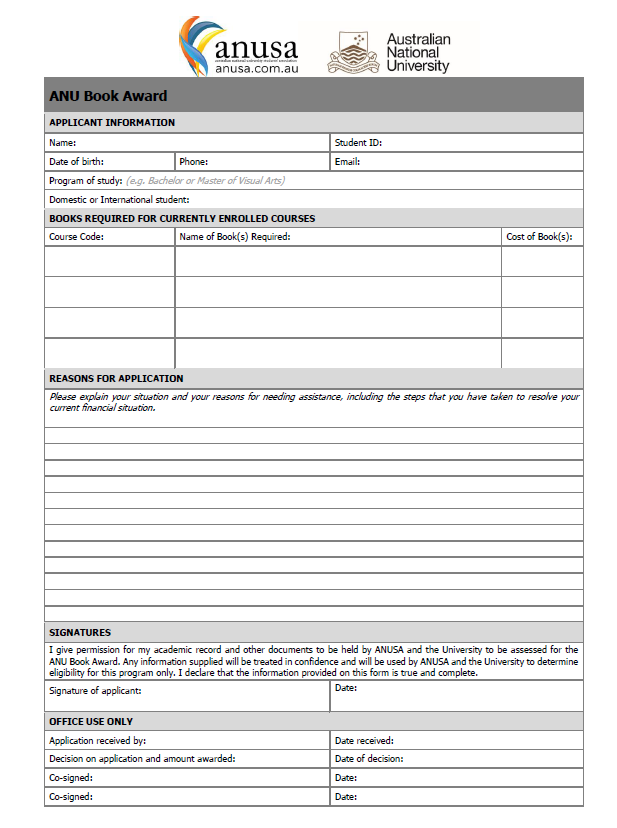
#> input picture test/viewer/1.jpg, 617 x 828 px
$ python cnt_uied_rectangle.py   (older library calls are emulated)
#> lines starting #> are read from the running program, lines starting #| are printed output that depends on the picture; after the words box and inside, x2 and y2 are one past the last pixel; in counts of white or black regions, pixels touching at a corner belong together
#> further down, img is the input picture: shape (828, 617, 3); mean B, G, R 233.8, 233.8, 233.8
import cv2
import numpy as np


def gray_to_gradient(img):
    if len(img.shape) == 3:
        img = cv2.cvtColor(img, cv2.COLOR_BGR2GRAY)
    img_f = np.copy(img)
    img_f = img_f.astype("float")

    kernel_h = np.array([[0,0,0], [0,-1.,1.], [0,0,0]])
    kernel_v = np.array([[0,0,0], [0,-1.,0], [0,1.,0]])
    dst1 = abs(cv2.filter2D(img_f, -1, kernel_h))
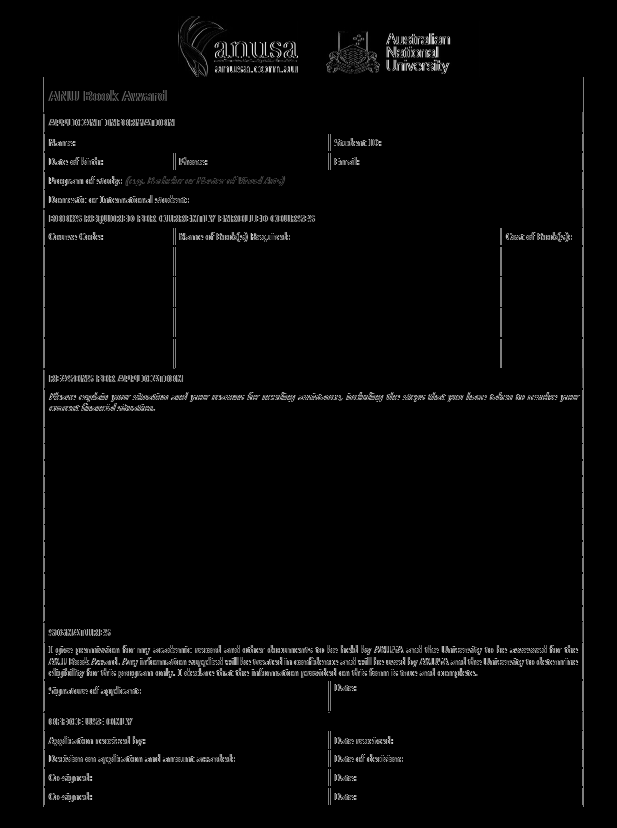
#> dst1: shape (828, 617) float64; min 0, max 247, mean 5.6
    dst2 = abs(cv2.filter2D(img_f, -1, kernel_v))
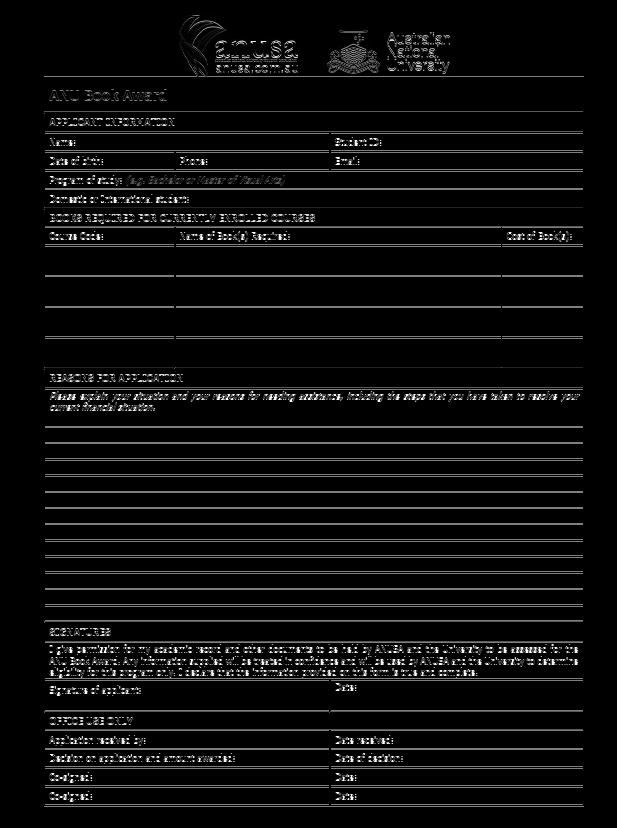
#> dst2: shape (828, 617) float64; min 0, max 255, mean 13.1
    gradient = (dst1 + dst2).astype('uint8')
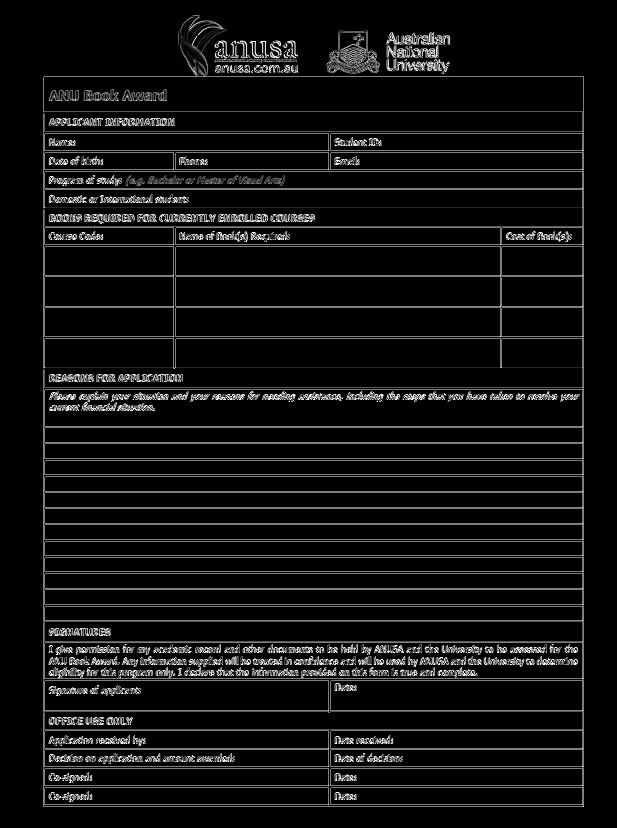
#> gradient: shape (828, 617); min 0, max 255, mean 17.1
    return gradient


def binarization(org, grad_min, show=False, write_path=None, wait_key=0):
    grey = cv2.cvtColor(org, cv2.COLOR_BGR2GRAY)
    grad = gray_to_gradient(grey)        # get RoI with high gradient
    rec, bin = cv2.threshold(grad, grad_min, 255, cv2.THRESH_BINARY)
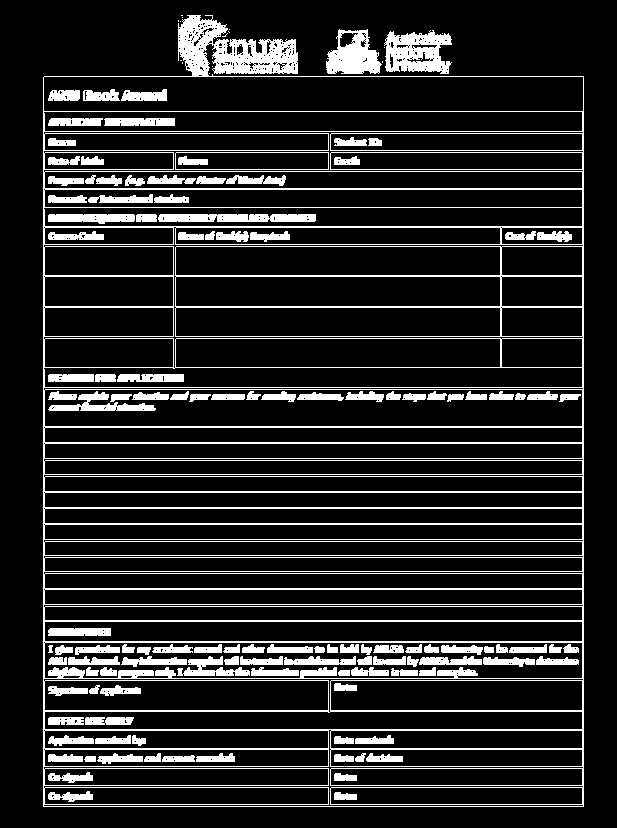
#> bin: shape (828, 617); 14.8% white; 142 white regions (15 under 20 px), largest, box (x1, y1, x2, y2) and area: (43, 15, 584, 807) 43845, (384, 30, 452, 74) 2003, (326, 29, 382, 74) 1594
#> rec = 2
    morph = cv2.morphologyEx(bin, cv2.MORPH_CLOSE, (3, 3))  # remove noises
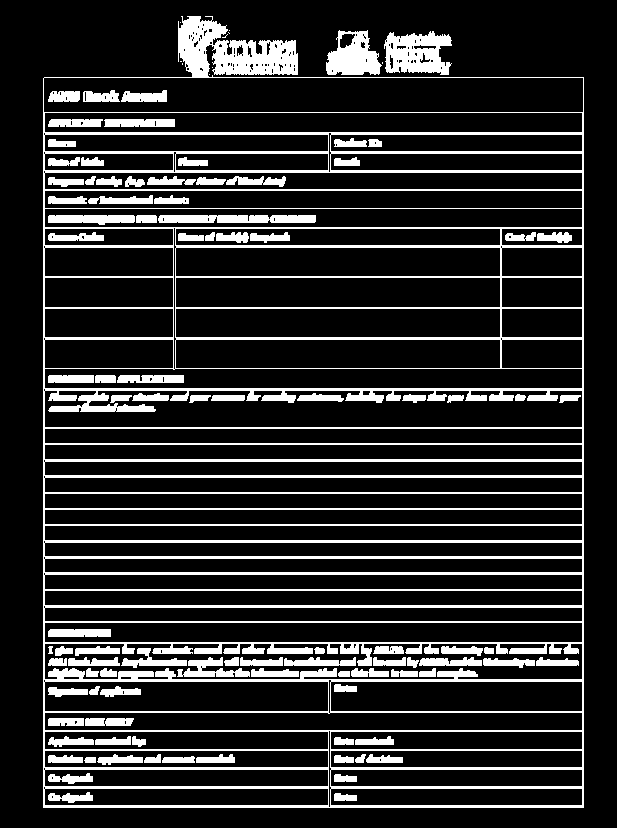
#> morph: shape (828, 617); 16.6% white; 107 white regions (9 under 20 px)
    if write_path is not None:
        cv2.imwrite(write_path, morph)
    if show:
        cv2.imshow('binary', morph)
        if wait_key is not None:
            cv2.waitKey(wait_key)
    return morph


def is_rectangle(contour):
    contour = np.reshape(contour, (-1, 2))
    # calculate the slope k (y2-y1)/(x2-x1) the first between two neighboor points
    if contour[0][0] == contour[1][0]:
        k_pre = 'v'
    else:
        k_pre = (contour[0][1] - contour[1][1]) / (contour[0][0] - contour[1][0])

    sides = []
    slopes = []
    side = [contour[0], contour[1]]
    # variables for checking if it's valid to continue using the previous side
    pop_pre = False
    gap_to_pre = 0
    for i, p in enumerate(contour[2:]):
        # calculate the slope k between two neighboor points
        if contour[i][0] == contour[i - 1][0]:
            k = 'v'
        else:
            k = (contour[i][1] - contour[i - 1][1]) / (contour[i][0] - contour[i - 1][0])
        # print(side, k_pre, gap_to_pre)
        # check if the two points on the same side
        if k != k_pre:
            # leave out noises
            if len(side) < 4:
                # continue using the last side
                if len(sides) > 0 and k == slopes[-1] \
                        and not pop_pre and gap_to_pre < 4:
                    side = sides.pop()
                    side.append(p)
                    k = slopes.pop()
                    pop_pre = True
                    gap_to_pre = 0
                # leave out noises
                else:
                    gap_to_pre += 1
                    side = [p]
            # count as valid side and store it in sides
            else:
                sides.append(side)
                slopes.append(k_pre)
                side = [p]
                pop_pre = False
                gap_to_pre = 0
            k_pre = k
        else:
            side.append(p)
    sides.append(side)
    slopes.append(k_pre)
    print('Side Number:', len(sides))
    if len(sides) != 4:
        return False
    lens = [len(s) for s in sides]
    # lens = sorted([len(s) for s in sides])
    print('Side Lengths:', lens, ' Side Slopes:', slopes)
    if (abs(lens[0] - lens[2]) < 4) and (abs(lens[1] - lens[3]) < 4):
        return True
    return False


# [13 lines of commented-out code are left out]

img = cv2.imread('1.jpg')
bin = binarization(img, 2, show=False)
draw_contour_bin = np.zeros((img.shape[0], img.shape[1]))
draw_contour = img.copy()
_, contours,hierarchy=cv2.findContours(bin,cv2.RETR_TREE,cv2.CHAIN_APPROX_NONE)
#> contours = 309 contours, 140 with area under 20; largest, box (x1, y1, x2, y2) and area: (43, 16, 584, 808) 398494, (43, 77, 584, 113) 18898, (44, 390, 583, 428) 17819, (44, 643, 583, 680) 16444, (44, 622, 583, 643) 10758
for i, cnt in enumerate(contours):
    if cv2.contourArea(cnt) > 100 and is_rectangle(cnt):
        cv2.drawContours(draw_contour_bin, cnt, -1, (255,0,0))
        cv2.drawContours(draw_contour, cnt, -1, (255,0,0))
#> this loop made 309 passes
#> lens in is_rectangle on passes 43 to 45: [250, 15, 250, 12], [6, 20, 5, 15], [282, 15, 282, 12]
#| Side Number: 7
#| Side Number: 9
#| Side Number: 2
#| Side Number: 19
#| Side Number: 4
#| Side Lengths: [250, 15, 250, 12]  Side Slopes: [0.0, 'v', -0.0, 'v']
#| Side Number: 4
#| Side Lengths: [6, 20, 5, 15]  Side Slopes: ['v', 0.0, 'v', -0.0]
#| Side Number: 4
#| Side Lengths: [282, 15, 282, 12]  Side Slopes: [0.0, 'v', -0.0, 'v']
#> (further printed lines are left out)
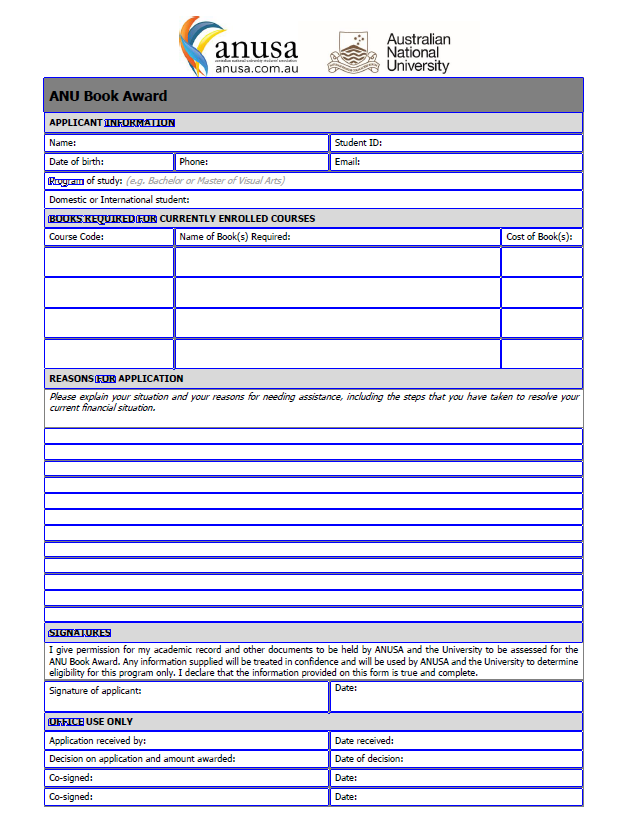
#> draw_contour: shape (828, 617, 3); 6.93% of pixels changed, all inside (x1, y1, x2, y2) = (43, 77, 584, 806)
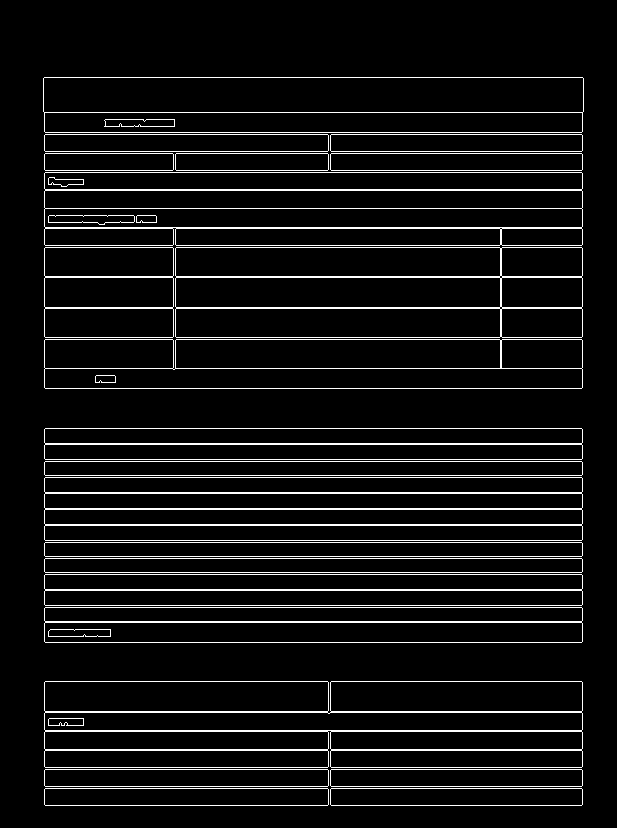
#> draw_contour_bin: shape (828, 617) float64; 6.9% white in thin lines or dots, all inside (x1, y1, x2, y2) = (43, 77, 584, 806)
cv2.imshow("contour_bin", draw_contour_bin)
cv2.imshow("contour", draw_contour)
cv2.waitKey(0)

$ run again, with test/viewer/2.jpg copied over test/viewer/1.jpg
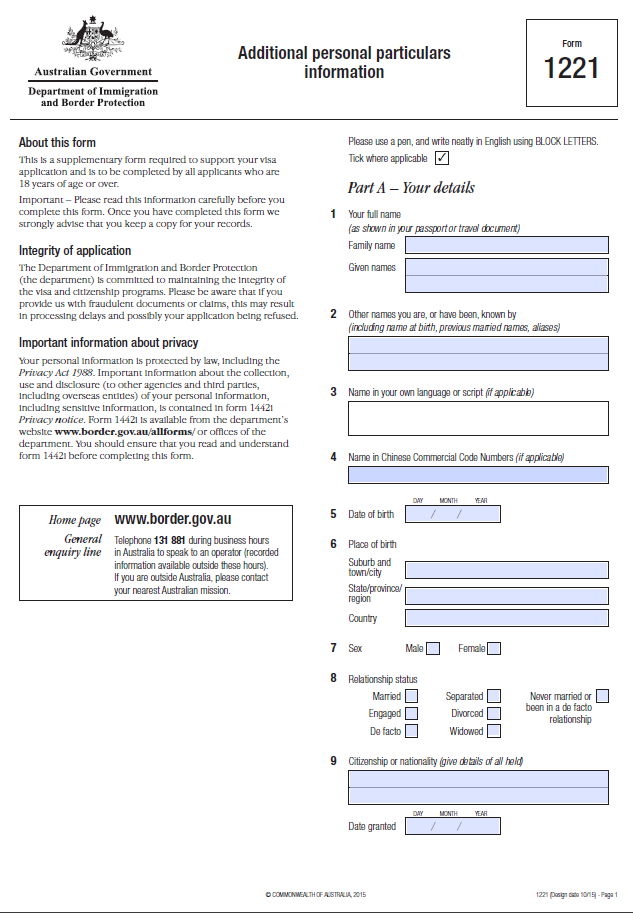
#> input picture test/viewer/2.jpg, 633 x 913 px
#> img is the input picture: shape (913, 633, 3); mean B, G, R 243.3, 240.9, 240.5
#> in binarization, `rec, bin = cv2.threshold(grad, grad_min, 255, cv2.THRESH_BINARY)`:
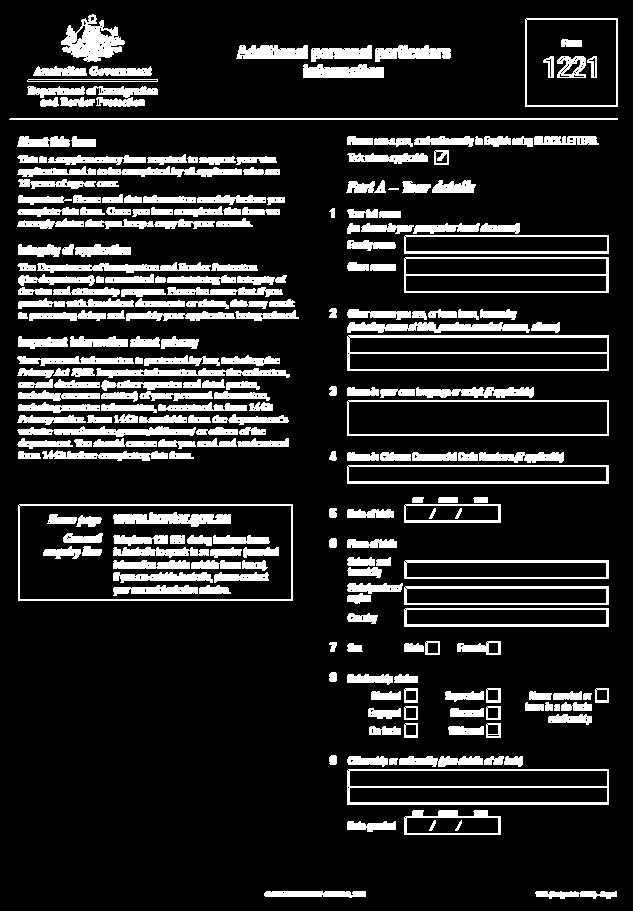
#> bin: shape (913, 633); 15.7% white; 251 white regions, largest, box (x1, y1, x2, y2) and area: (347, 769, 609, 805) 1976, (347, 335, 609, 371) 1975, (61, 14, 125, 62) 1644
#> rec = 2
#> morph: shape (913, 633); 15.7% white; 235 white regions
#> contours = 391 contours, 125 with area under 20; largest, box (x1, y1, x2, y2) and area: (18, 505, 293, 602) 26304, (19, 506, 292, 601) 25566, (347, 770, 609, 806) 9134, (347, 401, 609, 437) 9134, (347, 336, 609, 372) 9134
#> the loop `for i, cnt in enumerate(contours):` made 391 passes
#> lens in is_rectangle on passes 2, 3, 6: [68, 5, 49, 8], [96, 5, 12, 70], [90, 14, 90, 11]
#> (printed output is left out)
#> after the loop `for i, cnt in enumerate(contours):`:
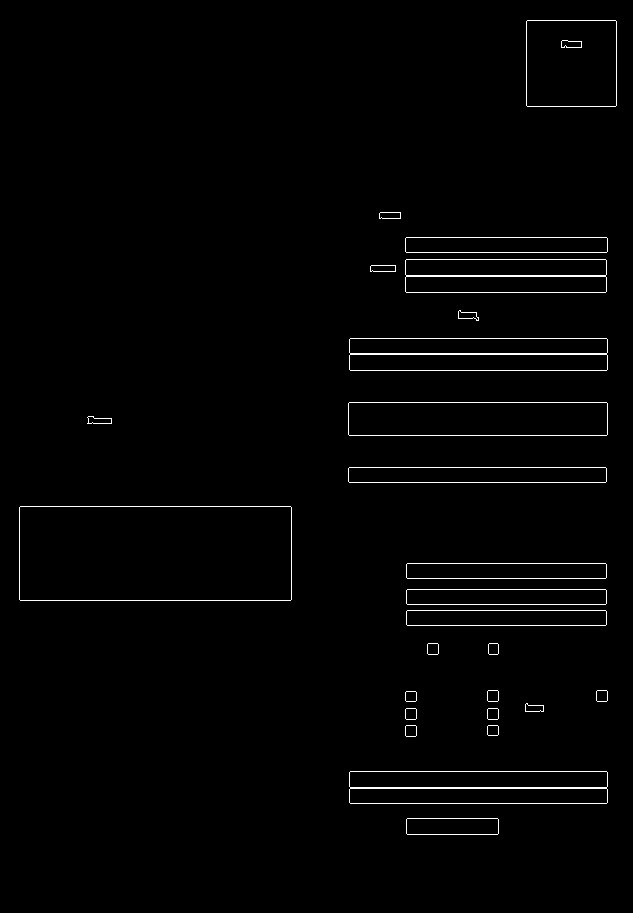
#> draw_contour_bin: shape (913, 633) float64; 1.4% white in thin lines or dots, all inside (x1, y1, x2, y2) = (19, 20, 617, 835)

$ run again, with test/viewer/3.jpg copied over test/viewer/1.jpg
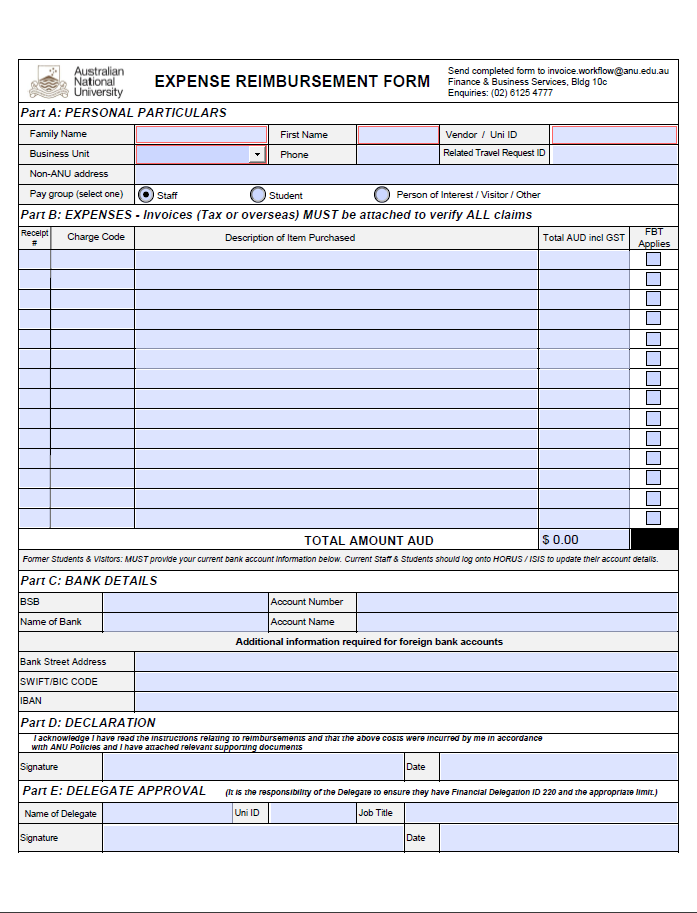
#> input picture test/viewer/3.jpg, 697 x 913 px
#> img is the input picture: shape (913, 697, 3); mean B, G, R 235.2, 223.7, 221
#> in binarization, `rec, bin = cv2.threshold(grad, grad_min, 255, cv2.THRESH_BINARY)`:
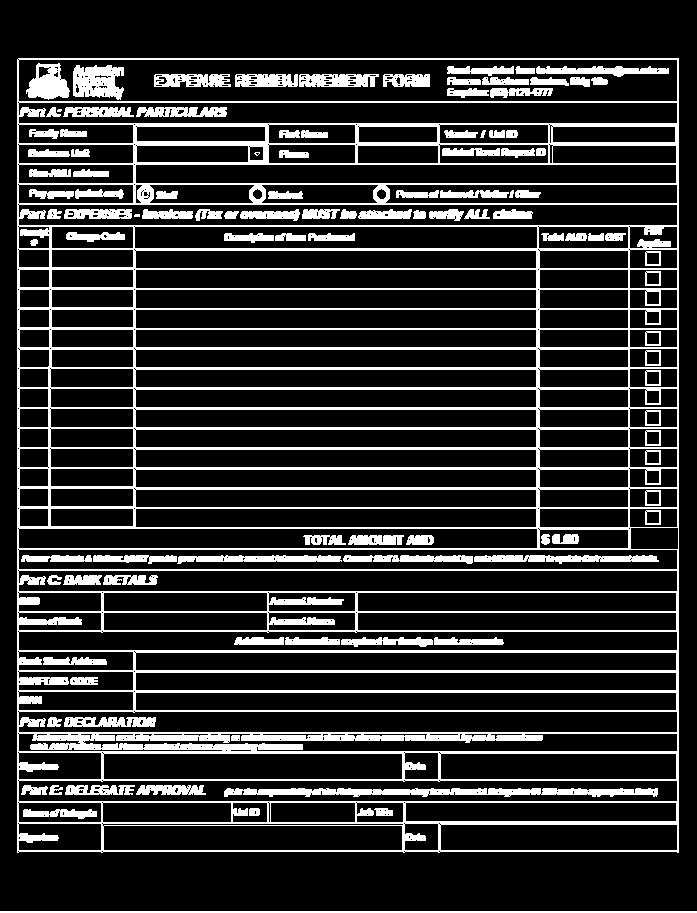
#> bin: shape (913, 697); 18.1% white; 110 white regions (3 under 20 px), largest, box (x1, y1, x2, y2) and area: (17, 58, 679, 853) 78730, (224, 788, 658, 797) 2705, (0, 911, 697, 913) 1394
#> rec = 2
#> morph: shape (913, 697); 18.3% white; 96 white regions (3 under 20 px)
#> contours = 430 contours, 170 with area under 20; largest, box (x1, y1, x2, y2) and area: (17, 59, 679, 854) 524182, (18, 60, 678, 103) 25298, (18, 781, 678, 803) 13831, (18, 571, 678, 593) 13681, (18, 205, 678, 227) 13681
#> the loop `for i, cnt in enumerate(contours):` made 430 passes
#> lens in is_rectangle on passes 2, 5, 6: [793, 652, 794, 657], [297, 23, 297, 20], [235, 24, 235, 21]
#> (printed output is left out)
#> after the loop `for i, cnt in enumerate(contours):`:
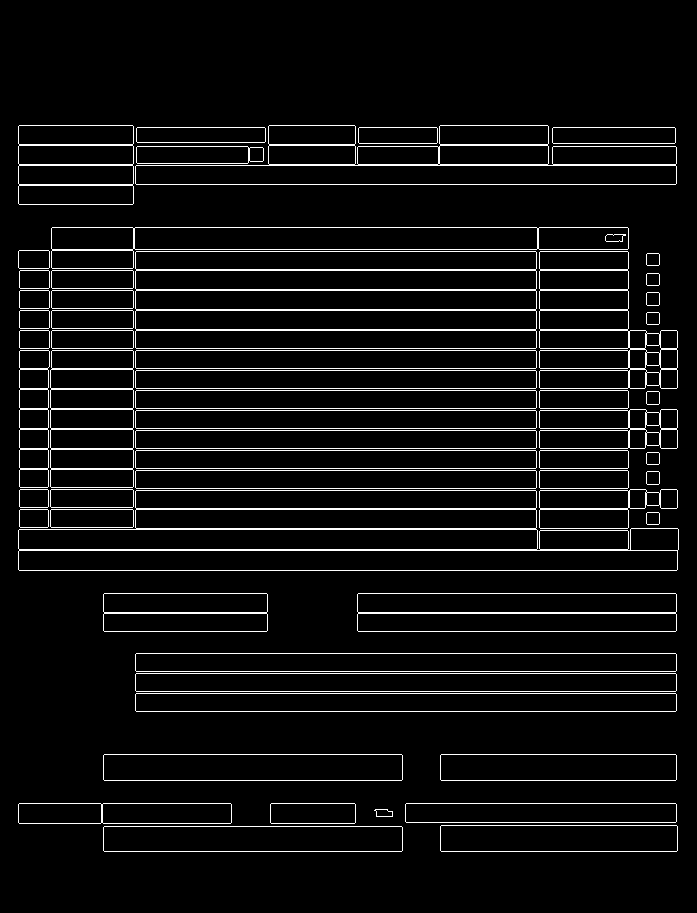
#> draw_contour_bin: shape (913, 697) float64; 6% white in thin lines or dots, all inside (x1, y1, x2, y2) = (18, 125, 679, 852)
